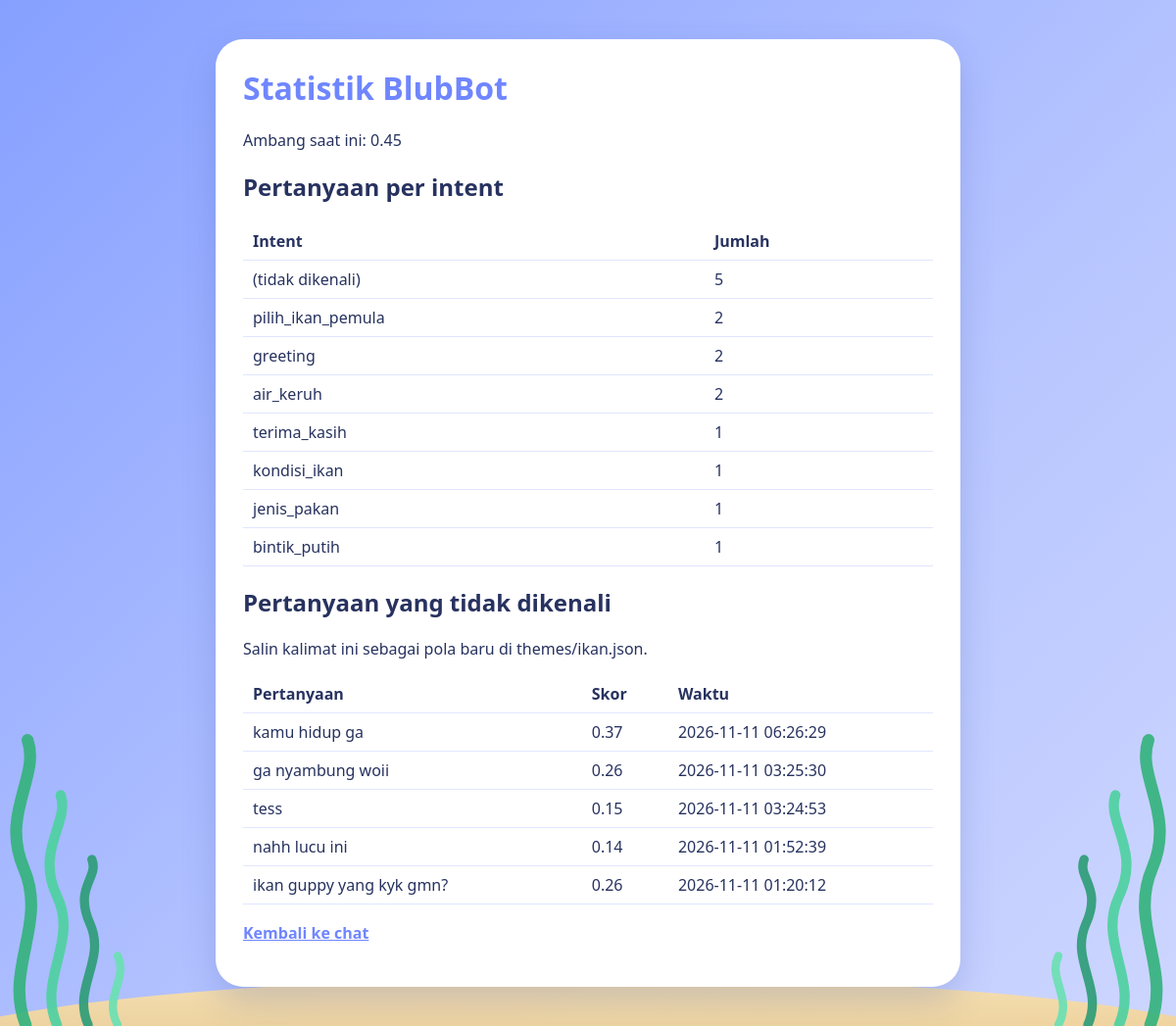
The page /admin on the database its author committed.
### tables this page shows
CREATE TABLE messages (
            id INTEGER PRIMARY KEY AUTOINCREMENT,
            session_id TEXT, sender TEXT, text TEXT,
            intent TEXT, score REAL,
            created_at TIMESTAMP DEFAULT CURRENT_TIMESTAMP);

### app.py (the view)
    @app.get("/admin")
    def admin():
        key = app.config["ADMIN_KEY"]
        if key and request.args.get("key") != key:
            return "Kunci admin salah", 403
        return render_template(
            "admin.html", stats=history.stats(),
            unknown=history.unknown(), threshold=bot.threshold)

### chatbot/database.py (called while the page is built)
    def _run(self, sql, params=(), fetch=False):
        conn = sqlite3.connect(self.path)
        try:
            with conn:  # commit otomatis, rollback kalau galat
                cur = conn.execute(sql, params)
                return cur.fetchall() if fetch else None
        finally:
            conn.close()

    def stats(self):
        return self._run(
            "SELECT COALESCE(intent, '(tidak dikenali)'), COUNT(*) FROM messages "
            "WHERE sender = 'user' GROUP BY intent ORDER BY 2 DESC", fetch=True)

    def unknown(self):
        return self._run(
            "SELECT text, score, created_at FROM messages "
            "WHERE sender = 'user' AND intent IS NULL ORDER BY id DESC LIMIT 20",
            fetch=True)

### templates/admin.html (shortened to what this page needs)
{% extends "base.html" %}
{% block content %}
<main class="panel">
  <h1>Statistik BlubBot</h1>
  <p>Ambang saat ini: {{ threshold }}</p>
  <h2>Pertanyaan per intent</h2>
  <table>
    <tr><th>Intent</th><th>Jumlah</th></tr>
    {% for nama, jumlah in stats %}
    <tr><td>{{ nama }}</td><td>{{ jumlah }}</td></tr>
    {% endfor %}
  </table>
  <h2>Pertanyaan yang tidak dikenali</h2>
  <p>Salin kalimat ini sebagai pola baru di themes/ikan.json.</p>
  <table>
    <tr><th>Pertanyaan</th><th>Skor</th><th>Waktu</th></tr>
    {% for teks, skor, waktu in unknown %}
    <tr><td>{{ teks }}</td><td>{{ skor }}</td><td>{{ waktu }}</td></tr>
    {% endfor %}
  </table>
  <p><a href="/">Kembali ke chat</a></p>
</main>
{% endblock %}

### templates/base.html (shortened to what this page needs)
<!doctype html>
<html lang="id">
<head>
  <link rel="stylesheet" href="{{ url_for('static', filename='css/style.css') }}">
</head>
<body>
  <div class="sand" aria-hidden="true"></div>
  {% for sisi in ["weed-l", "weed-r"] %}
  <svg class="weed {{ sisi }}" viewBox="0 0 160 360" aria-hidden="true">
    <path d="M28 360 C4 300 52 250 26 190 S44 90 30 50" stroke="#35b27d" stroke-width="13"/>
    <path d="M62 360 C40 310 86 270 62 220 S76 140 66 110" stroke="#4fd1a1" stroke-width="11"/>
    <path d="M96 360 C78 320 116 290 98 250 S108 200 100 180" stroke="#2e9d78" stroke-width="10"/>
    <path d="M128 360 C112 330 140 310 128 285" stroke="#6be0b4" stroke-width="9"/>
  </svg>
  {% endfor %}
  <div class="sparkles" aria-hidden="true"></div>
  <div class="bubbles" aria-hidden="true"></div>
  {% block content %}{% endblock %}
</body>
</html>

### static/css/style.css (style rules this page uses)
:root { --ink: #27325f; --muted: #6d78a8; --sky: #eef1ff; --line: #e1e6ff; --blue: #6f86ff; --blue2: #8fa4ff; --orange: #ff9a3c; --orange2: #f2801b; --shadow: 0 14px 34px rgba(60, 80, 170, .22); }
* { box-sizing: border-box; }
body { margin: 0; min-height: 100vh; color: var(--ink); overflow-x: hidden; font-family: "Nunito", "Segoe UI", system-ui, sans-serif; background: linear-gradient(135deg, #86a0ff 0%, #b7c5ff 60%, #cdd6ff 100%) fixed; }
.sparkles { position: fixed; inset: 0; pointer-events: none; z-index: 0; }
.panel { position: relative; z-index: 1; max-width: 760px; margin: 40px auto; padding: 28px; background: #fff; border-radius: 28px; box-shadow: var(--shadow); }
.panel h1 { margin-top: 0; color: var(--blue); }
table { width: 100%; border-collapse: collapse; margin: 8px 0 18px; }
th, td { text-align: left; padding: 8px 10px; border-bottom: 1px solid var(--line); }
a { color: var(--blue); font-weight: 700; }
.sand { position: fixed; left: -10%; bottom: -40px; width: 120%; height: 90px; z-index: 0; pointer-events: none; background: linear-gradient(180deg, #f8e0ae, #e9c98c); border-radius: 50% 50% 0 0 / 100% 100% 0 0; opacity: .95; }
.weed { position: fixed; bottom: 0; width: 150px; height: 340px; z-index: 0; pointer-events: none; fill: none; stroke-linecap: round; opacity: .92; }
.weed-l { left: 0; }
.weed-r { right: 0; transform: scaleX(-1); }
.bubbles { position: fixed; inset: 0; z-index: 2; pointer-events: none; overflow: hidden; }

### rows shown on the page
messages: text "kamu hidup ga", score "0.37", created_at "2026-11-11 06:26:29"
messages: text "ga nyambung woii", score "0.26", created_at "2026-11-11 03:25:30"
messages: text "tess", score "0.15", created_at "2026-11-11 03:24:53"
messages: text "nahh lucu ini", score "0.14", created_at "2026-11-11 01:52:39"
messages: text "ikan guppy yang kyk gmn?", score "0.26", created_at "2026-11-11 01:20:12"

### other values the page prints
{{ threshold }} "0.45"
{{ nama }} "(tidak dikenali)" "pilih_ikan_pemula" "greeting" "air_keruh" "terima_kasih" "kondisi_ikan" "jenis_pakan" "bintik_putih"
{{ jumlah }} "5" "2" "2" "2" "1" "1" "1" "1"
